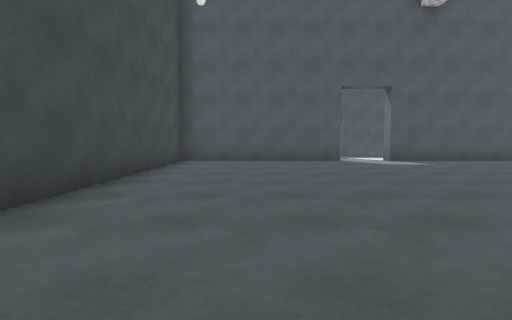
View 1 (above)

15 first-person views from a walk through a scene from a Unity 3-D project. The camera is 1.2 m above the floor, tilts 4° down and sees 85° across. The floor is counted in squares, 2 m on a side. Each view is taken from the middle of a square. On the plan, view 1 faces up. The plan holds only what a view shows up to about 9 squares ahead; the rest is blank. The place goes on beyond the plan. The player is left out. Door leaves are left out, so doorways stand open. Surface patterns are stand-ins for the level's own textures.

View 2
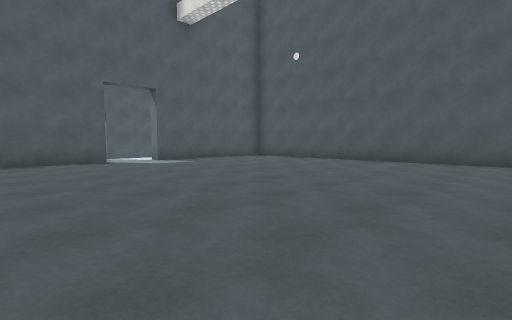

View 3
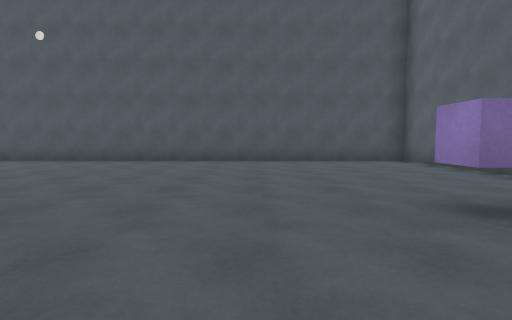

View 4
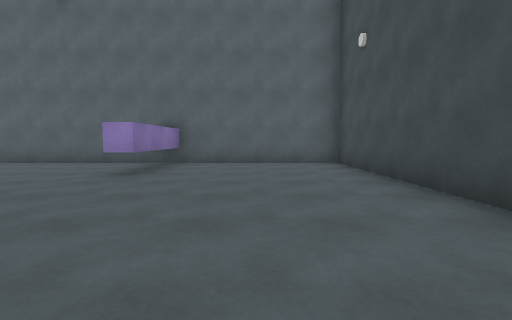

View 5
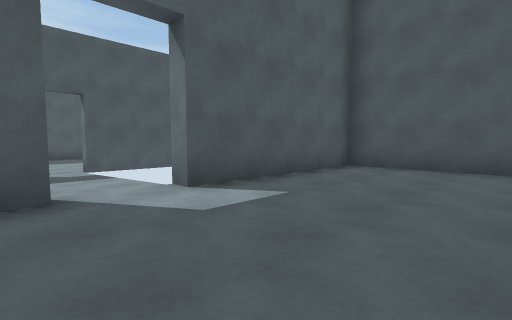

View 6
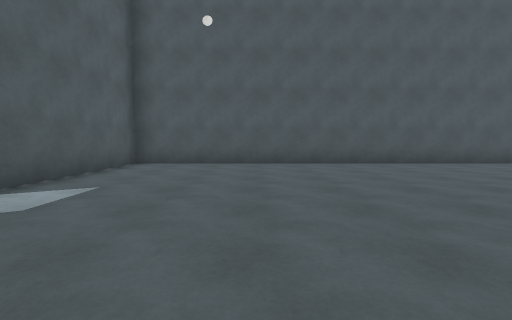

View 7
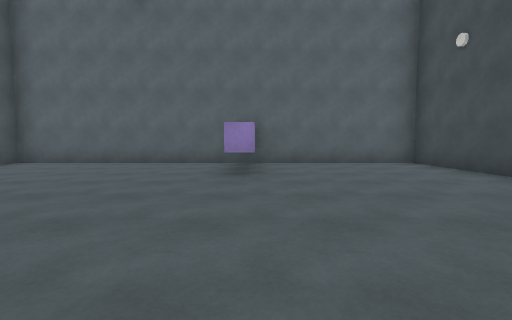

View 8
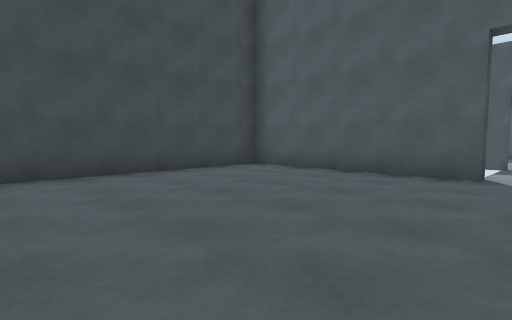

View 9
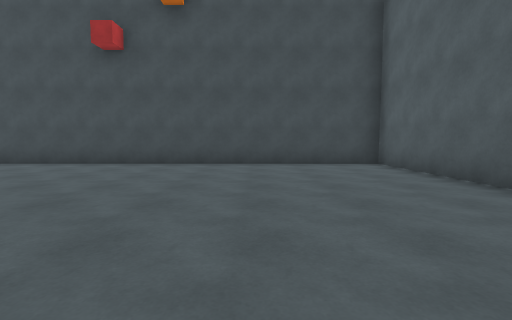

View 10
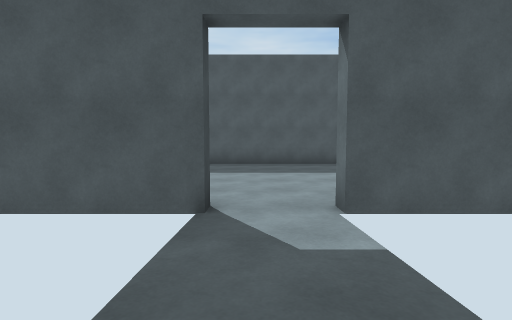

View 11
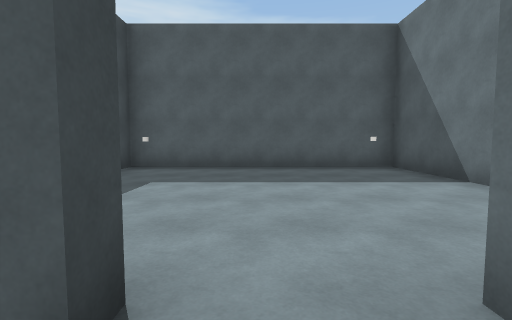

View 12
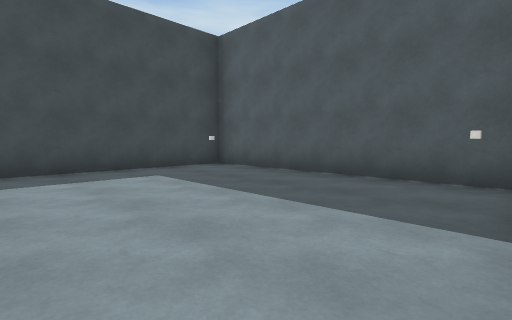

View 13
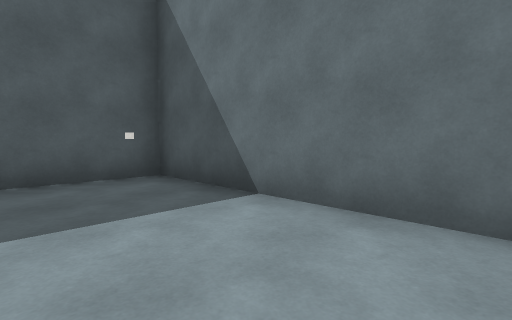

View 14
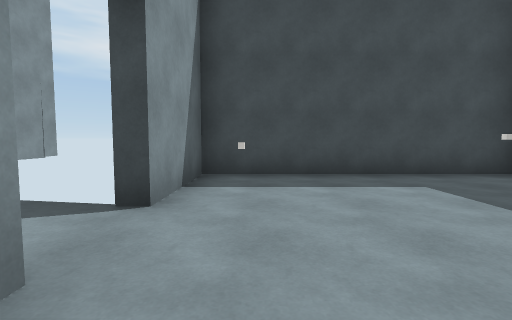

View 15
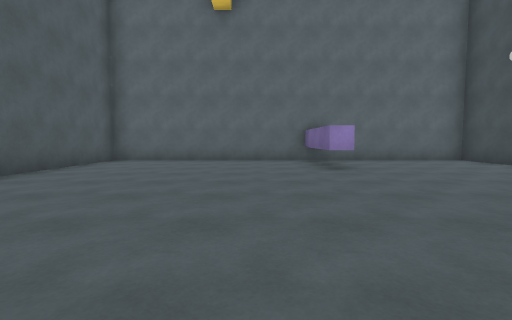

### Floor plan
Key: @ floor where view 1 was taken; # wall or solid block; . main floor; - floor 0.25 m lower than the main floor; _ floor 0.5 m lower than the main floor; D open door; O other object.
Columns run from 3 left of view 1 to 9 right of it. Each row starts with its distance up from view 1.
 19    ########
 18    #______#
 17    #______#
 16    #______#
 15    #______#
 14    #O_____#
 13    ###DD###
 12       -
 11       -
 10       -
  9 ######.######
  8 #...........#
  7 #...........#
  6 #...........#
  5 #...........#
  4 #...........#
  3 #...........#
  2 #...........#
  1 #...........#
  0 #..@........#
 -1 #...........#
 -2 #....#......#
 -3 #....#......#
 -4 #....#......#
 -5 #############

Positions as (right, up) in squares from view 1, and headings:
1: (0, 0), facing up
2: (0, 0), facing up-right
3: (0, 0), facing right
4: (0, 3), facing down
5: (2, 5), facing up-right
6: (1, 5), facing right
7: (2, 3), facing down
8: (3, 3), facing up-left
9: (5, 5), facing left
10: (3, 10), facing up
11: (3, 12), facing up
12: (6, 14), facing up-left
13: (4, 14), facing up-right
14: (5, 14), facing left
15: (4, 4), facing down
